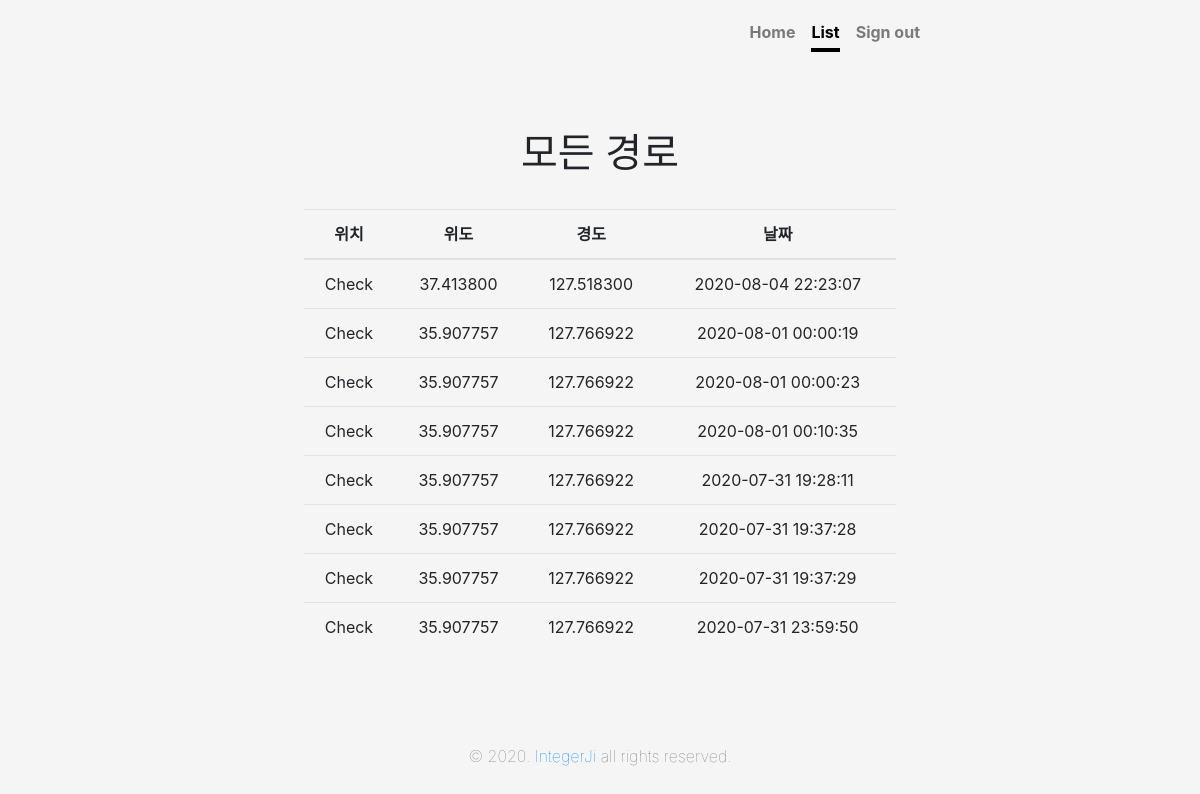
The app's page /app/list/ (signed in) with its own data.
### app/models.py (models this page shows)
class Report(models.Model):
    objects = models.Manager()
    input_user = models.ForeignKey(User, on_delete = models.CASCADE)
    input_report = models.CharField(max_length=200, null = True, default='비어있음')
    input_date = models.CharField(max_length=20, default=0, null=True, blank=True)
    input_time = models.CharField(max_length=20, default=0, null=True, blank=True)
    input_lat = models.DecimalField(max_digits=9, decimal_places=6, null = True)
    input_lon = models.DecimalField(max_digits=9, decimal_places=6, null = True)

### app/views.py (the view)
# urls.py: path('list/', views.list, name='list'),
def list(request):
    report = Report.objects.filter(input_user=request.user).order_by('-input_date')
    return render(request, 'list.html', {'report':report })

### app/templates/list.html (shortened to what this page needs)
{% load static %}
<!doctype html>
<html lang="en">
<head>
  <link href="{% static 'css/bootstrap.css' %}" rel="stylesheet">
  <link href="{% static 'css/cover.css' %}" rel="stylesheet">
</head>
<body class="text-center">
  <div class="cover-container d-flex w-100 h-100 p-3 mx-auto flex-column">
    <header class="masthead mb-auto">
      <div class="inner">
        <nav class="nav nav-masthead justify-content-center">
          <a class="nav-link" href="{% url 'index' %}">Home</a>
          <a class="nav-link active" href="{% url 'list' %}">List</a>
          <a class="nav-link" href="{% url 'signout' %}">Sign out</a>
        </nav>
      </div>
    </header>
    <main role="main" class="inner cover">
      <h1 class="cover-heading">모든 경로</h1>
      <br>
      <table class="table">
        <thead>
          <tr>
            <th scope="col">위치</th>
            <th scope="col">위도</th>
            <th scope="col">경도</th>
            <th scope="col">날짜</th>
          </tr>
        </thead>
        <tbody>
          {% for report in report.all %}
          <tr>
            <td>{{ report.input_report }}</td>
            <td>{{ report.input_lat }}</td>
            <td>{{ report.input_lon }}</td>
            <td>{{ report.input_date }} {{ report.input_time }}</td>
          </tr>
          {% endfor %}
        </tbody>
      </table>
    </main>
    <footer class="mastfoot mt-auto">
      <div class="inner">
        <p class="text-muted font-weight-lighter">&copy; 2020. <a href="https://www.instagram.com/integer_ji/">IntegerJi</a> all rights reserved.</p>
      </div>
    </footer>
  </div>
</body>

### app/static/css/cover.css (style rules this page uses)
html, body { height: 100%; background-color: #f5f5f5; }
body { display: -ms-flexbox; display: flex; }
.cover-container { max-width: 42em; }
.masthead { margin-bottom: 2rem; }
.nav-masthead .nav-link { padding: .25rem 0; font-weight: 700; color: rgba(0, 0, 0, .5); background-color: transparent; border-bottom: .25rem solid transparent; }
.nav-masthead .nav-link + .nav-link { margin-left: 1rem; }
.nav-masthead .active { color: #000; border-bottom-color: #000; }
@media (min-width: 48em) { .nav-masthead { float: right; } }
.cover { padding: 0 1.5rem; }

### records on screen
Report: input_report "Check", input_lat "37.413800", input_lon "127.518300", input_date "2020-08-04", input_time "22:23:07"
Report: input_report "Check", input_lat "35.907757", input_lon "127.766922", input_date "2020-08-01", input_time "00:00:19"
Report: input_report "Check", input_lat "35.907757", input_lon "127.766922", input_date "2020-08-01", input_time "00:00:23"
Report: input_report "Check", input_lat "35.907757", input_lon "127.766922", input_date "2020-08-01", input_time "00:10:35"
Report: input_report "Check", input_lat "35.907757", input_lon "127.766922", input_date "2020-07-31", input_time "19:28:11"
Report: input_report "Check", input_lat "35.907757", input_lon "127.766922", input_date "2020-07-31", input_time "19:37:28"
Report: input_report "Check", input_lat "35.907757", input_lon "127.766922", input_date "2020-07-31", input_time "19:37:29"
Report: input_report "Check", input_lat "35.907757", input_lon "127.766922", input_date "2020-07-31", input_time "23:59:50"
